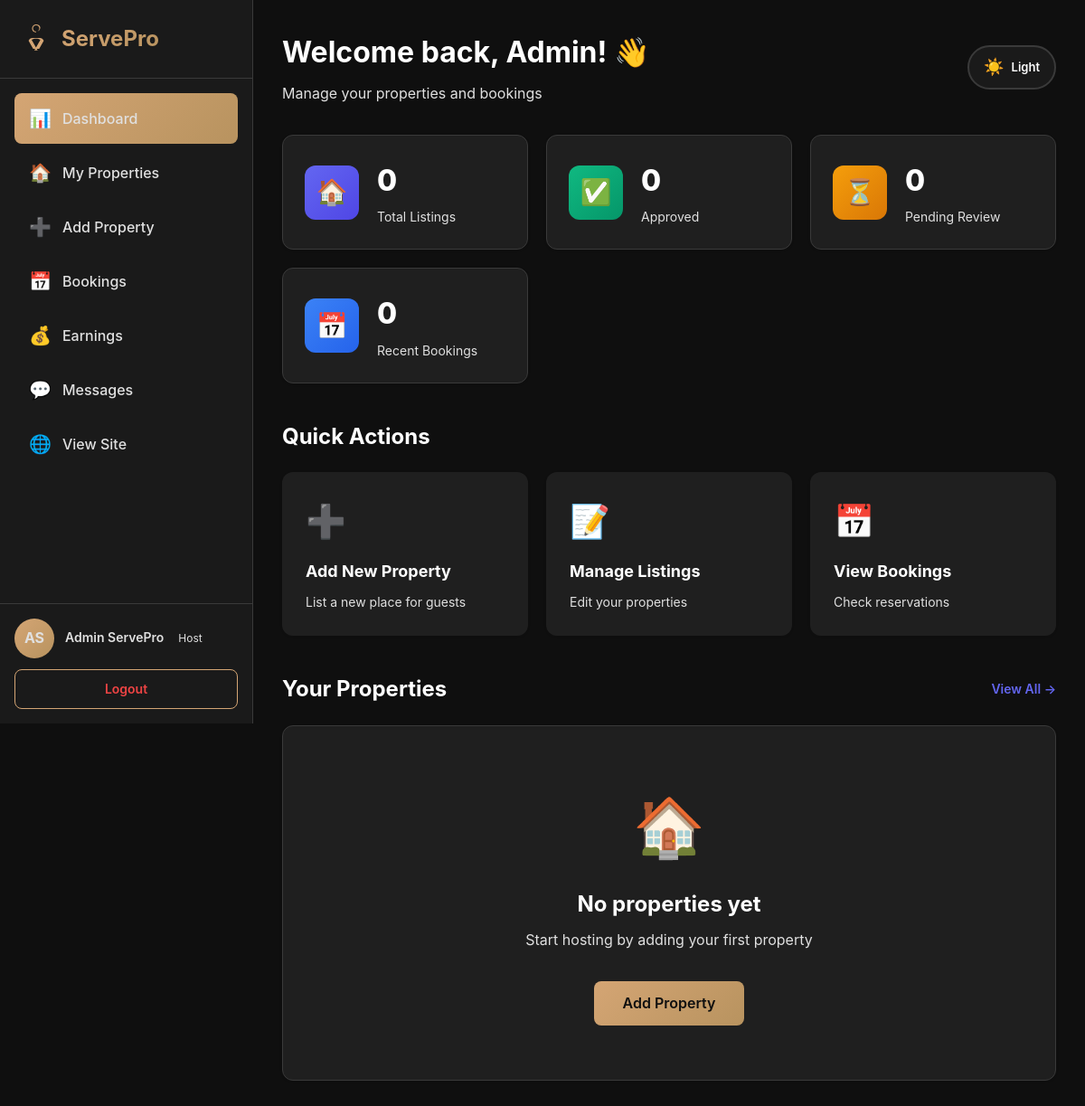
/host/dashboard.php (signed in), run on the app's committed database.
### tables this page shows
CREATE TABLE `users` (
  `id` int(11) NOT NULL,
  `first_name` varchar(50) NOT NULL,
  `last_name` varchar(50) NOT NULL,
  `email` varchar(100) NOT NULL,
  `password` varchar(255) NOT NULL,
  `created_at` timestamp NOT NULL DEFAULT current_timestamp(),
  `role` enum('guest','host','admin') DEFAULT 'guest',
  `host_verified` tinyint(1) NOT NULL DEFAULT 0
);

### config/session.php (called while the page is built, shortened)
<?php
function getCurrentUser() {
    $conn = getDBConnection();
    $user_id = $_SESSION['user_id'];
    $stmt = $conn->prepare("SELECT id, first_name, last_name, email, role, IFNULL(host_verified, 0) AS host_verified FROM users WHERE id = ?");
    $stmt->bind_param("i", $user_id);
    $stmt->execute();
    $result = $stmt->get_result();
    $user = $result->fetch_assoc();
    return $user;
}
?>

### host/dashboard.php (the view, shortened to what this page needs)
<?php
require_once __DIR__ . '/../config/session.php';
$user = getCurrentUser();
$conn = getDBConnection();
$stmt = $conn->prepare("
    SELECT p.*,
    (SELECT photo_url FROM property_photos WHERE property_id = p.id AND is_primary = 1 LIMIT 1) as primary_photo
    FROM properties p
    WHERE p.host_id = ?
    ORDER BY p.created_at DESC
");
$stmt->bind_param("i", $user['id']);
$stmt->execute();
$properties = $stmt->get_result()->fetch_all(MYSQLI_ASSOC);
$stmt = $conn->prepare("SELECT COUNT(*) as total FROM properties WHERE host_id = ?");
$stmt->bind_param("i", $user['id']);
$stmt->execute();
$stats['total_listings'] = $stmt->get_result()->fetch_assoc()['total'];
$stmt = $conn->prepare("SELECT COUNT(*) as approved FROM properties WHERE host_id = ? AND status = 'approved'");
$stmt->bind_param("i", $user['id']);
$stmt->execute();
$stats['approved'] = $stmt->get_result()->fetch_assoc()['approved'];
$stmt = $conn->prepare("SELECT COUNT(*) as pending FROM properties WHERE host_id = ? AND status = 'pending'");
$stmt->bind_param("i", $user['id']);
$stmt->execute();
$stats['pending'] = $stmt->get_result()->fetch_assoc()['pending'];
$stmt = $conn->prepare("
    SELECT b.*, p.title as property_title, u.first_name, u.last_name, u.email
    FROM bookings b
    JOIN properties p ON b.property_id = p.id
    JOIN users u ON b.guest_id = u.id
    WHERE p.host_id = ?
    ORDER BY b.booking_date DESC
    LIMIT 5
");
$stmt->bind_param("i", $user['id']);
$stmt->execute();
$bookings = $stmt->get_result()->fetch_all(MYSQLI_ASSOC);
?>
<!DOCTYPE html>
<html lang="en">
<head>
    <link rel="stylesheet" href="../assets/css/style.css?v=13.0">
    <link rel="stylesheet" href="../assets/css/host-dashboard.css?v=13.0">
    <link rel="stylesheet" href="../assets/css/theme-toggle.css?v=13.0">
</head>
<body>
    <div class="host-layout">
        <aside class="host-sidebar">
            <div class="sidebar-header">
                <a href="../home.php" class="sidebar-brand">
                    <span>ServePro</span>
                </a>
            </div>
            <nav class="sidebar-nav">
                <a href="dashboard.php" class="nav-item active">
                    <span class="nav-icon">📊</span>
                    <span>Dashboard</span>
                </a>
                <a href="properties.php" class="nav-item">
                    <span class="nav-icon">🏠</span>
                    <span>My Properties</span>
                </a>
                <a href="add-property.php" class="nav-item">
                    <span class="nav-icon">➕</span>
                    <span>Add Property</span>
                </a>
                <a href="bookings.php" class="nav-item">
                    <span class="nav-icon">📅</span>
                    <span>Bookings</span>
                </a>
                <a href="earnings.php" class="nav-item">
                    <span class="nav-icon">💰</span>
                    <span>Earnings</span>
                </a>
                <a href="messages.php" class="nav-item">
                    <span class="nav-icon">💬</span>
                    <span>Messages</span>
                </a>
                <a href="../home.php" class="nav-item">
                    <span class="nav-icon">🌐</span>
                    <span>View Site</span>
                </a>
            </nav>
            <div class="sidebar-footer">
                <div class="user-profile">
                    <div class="user-avatar">
                        <?php echo strtoupper(substr($user['first_name'], 0, 1) . substr($user['last_name'], 0, 1)); ?>
                    </div>
                    <div class="user-info">
                        <div class="user-name"><?php echo htmlspecialchars($user['first_name'] . ' ' . $user['last_name']); ?></div>
                        <div class="user-role">Host</div>
                    </div>
                </div>
                <a href="../logout.php" class="btn-logout">Logout</a>
            </div>
        </aside>
        <main class="host-main">
            <div class="host-header" style="display: flex; justify-content: space-between; align-items: center;">
                <div>
                    <h1>Welcome back, <?php echo htmlspecialchars($user['first_name']); ?>! 👋</h1>
                    <p class="subtitle">Manage your properties and bookings</p>
                </div>
                <div class="theme-toggle">
                    <span class="theme-toggle-icon">☀️</span>
                    <span class="theme-toggle-text">Light</span>
                </div>
            </div>
            <div class="stats-grid">
                <div class="stat-card">
                    <div class="stat-icon" style="background: linear-gradient(135deg, #6366F1, #4F46E5);">🏠</div>
                    <div class="stat-content">
                        <h3><?php echo $stats['total_listings']; ?></h3>
                        <p>Total Listings</p>
                    </div>
                </div>
                <div class="stat-card">
                    <div class="stat-icon" style="background: linear-gradient(135deg, #10B981, #059669);">✅</div>
                    <div class="stat-content">
                        <h3><?php echo $stats['approved']; ?></h3>
                        <p>Approved</p>
                    </div>
                </div>
                <div class="stat-card">
                    <div class="stat-icon" style="background: linear-gradient(135deg, #F59E0B, #D97706);">⏳</div>
                    <div class="stat-content">
                        <h3><?php echo $stats['pending']; ?></h3>
                        <p>Pending Review</p>
                    </div>
                </div>
                <div class="stat-card">
                    <div class="stat-icon" style="background: linear-gradient(135deg, #3B82F6, #2563EB);">📅</div>
                    <div class="stat-content">
                        <h3><?php echo count($bookings); ?></h3>
                        <p>Recent Bookings</p>
                    </div>
                </div>
            </div>
            <div class="quick-actions">
                <h2>Quick Actions</h2>
                <div class="actions-grid">
                    <a href="add-property.php" class="action-card">
                        <span class="action-icon">➕</span>
                        <h3>Add New Property</h3>
                        <p>List a new place for guests</p>
                    </a>
                    <a href="properties.php" class="action-card">
                        <span class="action-icon">📝</span>
                        <h3>Manage Listings</h3>
                        <p>Edit your properties</p>
                    </a>
                    <a href="bookings.php" class="action-card">
                        <span class="action-icon">📅</span>
                        <h3>View Bookings</h3>
                        <p>Check reservations</p>
                    </a>
                </div>
            </div>
            <div class="properties-section">
                <div class="section-header">
                    <h2>Your Properties</h2>
                    <a href="properties.php" class="view-all">View All →</a>
                </div>
                <?php if (empty($properties)): ?>
                    <div class="empty-state">
                        <span class="empty-icon">🏠</span>
                        <h3>No properties yet</h3>
                        <p>Start hosting by adding your first property</p>
                        <a href="add-property.php" class="btn-primary">Add Property</a>
                    </div>
                <?php endif; ?>
            </div>
        </main>
    </div>
</body>
</html>

### assets/css/style.css (style rules this page uses)
* { margin: 0; padding: 0; box-sizing: border-box; }
:root { --primary-color: #D4A574; --primary-dark: #B8935F; --primary-light: #E6C89C; --secondary-color: #1A1A1A; --accent-color: #D4A574; --text-dark: #FFFFFF; --text-gray: #B8B8B8; --bg-light: #1F1F1F; --border-color: #3A3A3A; --bg-primary: #0F0F0F; --bg-secondary: #1A1A1A; --bg-tertiary: #2C2C2C; --wood-dark: #2C1810; --wood-medium: #3E2723; --wood-light: #5D4037; }
body { font-family: -apple-system, BlinkMacSystemFont, 'Segoe UI', 'Inter', Roboto, 'Helvetica Neue', Arial, sans-serif; background: var(--bg-primary); color: #FFFFFF !important; line-height: 1.6; min-height: 100vh; }
h1, h2, h3, h4, h5, h6 { color: #FFFFFF !important; }
p, span, div { color: #E0E0E0 !important; }
.btn-primary { background: linear-gradient(135deg, var(--primary-color), var(--primary-dark)); color: white; border: none; border-radius: 8px; padding: 14px 24px; font-size: 16px; font-weight: 600; cursor: pointer; transition: all 0.2s ease; margin-top: 8px; }
.user-info { display: flex; align-items: center; gap: 16px; }
.user-avatar { width: 48px; height: 48px; border-radius: 50%; background: linear-gradient(135deg, var(--primary-color), var(--primary-dark)); display: flex; align-items: center; justify-content: center; color: white; font-size: 20px; font-weight: 600; }
.btn-logout { background: transparent; color: var(--primary-color); border: 2px solid var(--primary-color); border-radius: 8px; padding: 10px 20px; font-size: 14px; font-weight: 600; cursor: pointer; text-decoration: none; transition: all 0.2s ease; }

### assets/css/theme-toggle.css (style rules this page uses)
.theme-toggle { display: flex; align-items: center; gap: 8px; padding: 8px 16px; background: var(--bg-secondary); border: 2px solid var(--border-color); border-radius: 50px; cursor: pointer; transition: all 0.3s ease; margin-left: 16px; }
.theme-toggle-icon { font-size: 18px; transition: transform 0.3s ease; }
.theme-toggle-text { font-size: 13px; font-weight: 600; color: var(--text-dark) !important; user-select: none; }
body, .navbar, .service-card, .experience-card, .feature-card, .info-card, .faq-item, .contact-form-wrapper, .filters-sidebar, .search-box, input, select, textarea, .hero, .about-hero, .contact-hero, .experiences-hero { transition: background 0.3s ease, color 0.3s ease, border-color 0.3s ease, box-shadow 0.3s ease !important; }

### data on the page
users: first_name+last_name "AS", first_name+last_name "Admin ServePro", first_name "Admin"

### other printed values
$stats['total_listings'] "0"
$stats['approved'] "0"
$stats['pending'] "0"
count($bookings) "0"
